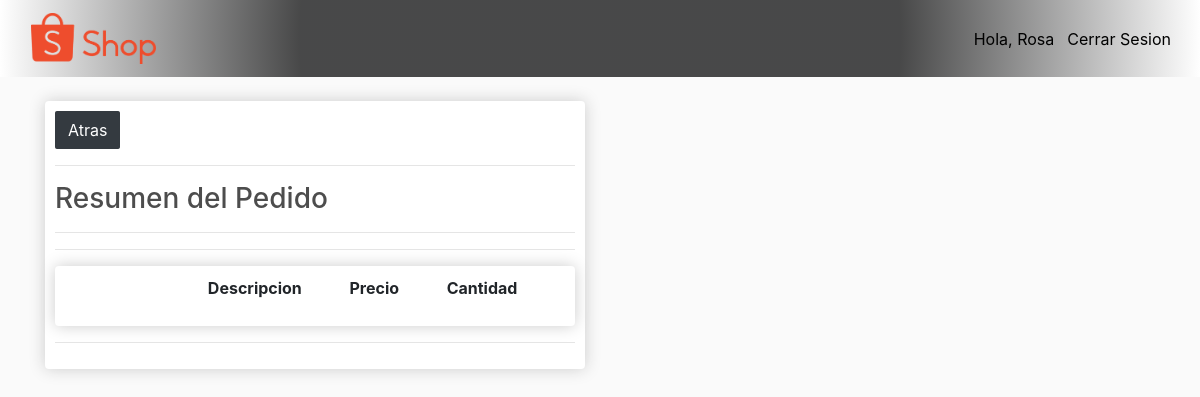
Before: /ware/details/1601247896.992772 (signed in) with the older database file.
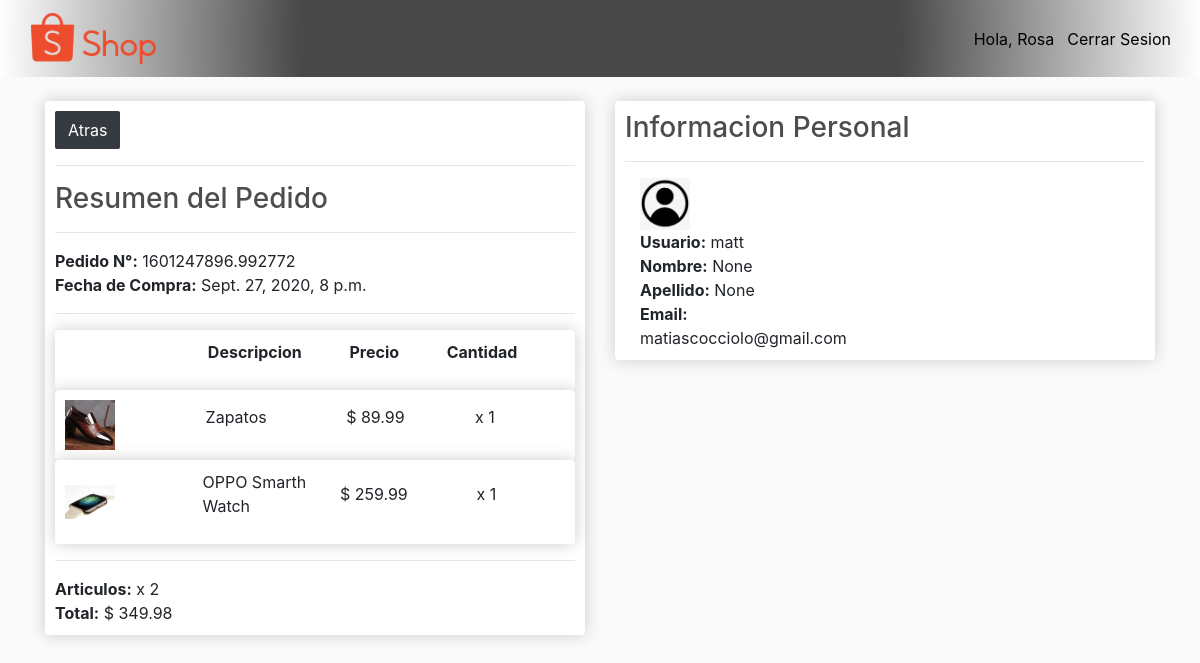
After: the same page with the newer database file.
### store/models.py (models this page shows, shortened)
class Order(models.Model):
    customer = models.ForeignKey(Customer, on_delete=models.SET_NULL, null=True, blank=True)
    date = models.DateTimeField(auto_now_add=True)
    complete = models.BooleanField(default=False)
    transaction_id = models.CharField(max_length=100, null=True)
    processed = models.BooleanField(default=False)
    @property
    def get_cart_total(self):
        orderitems = self.orderitem_set.all()
        total = sum([item.get_total for item in orderitems])
        return total
    @property
    def get_cart_items(self):
        orderitems = self.orderitem_set.all()
        total = sum([item.quantity for item in orderitems])
        return total

class OrderItem(models.Model):
    product = models.ForeignKey(Product, on_delete=models.SET_NULL, null=True)
    order = models.ForeignKey(Order, on_delete=models.SET_NULL, null=True)
    quantity = models.IntegerField(default=0, null=True, blank=True)
    date_added = models.DateTimeField(auto_now_add=True)
    @property
    def get_total(self):
        total = self.product.price * self.quantity
        return total

class Product(models.Model):
    name = models.CharField(max_length=200, null=True)
    price = models.FloatField()
    digital = models.BooleanField(default=False, null=False, blank=False)
    image = models.ImageField(null=True, blank=True)
    description = models.TextField(default=False, null=True, blank=True)
    def __str__(self):
        return self.name

class Customer(models.Model):
    user = models.OneToOneField(User, on_delete=models.CASCADE, null=True, blank=True)
    name = models.CharField(max_length=200, null=True)
    first_name = models.CharField(max_length=200, null=True)
    last_name = models.CharField(max_length=200, null=True)
    email = models.EmailField(max_length=254, null=True)
    profile_picture = models.ImageField(blank=False, default="person-circle.png", null=False)
    date_created = models.DateTimeField(auto_now_add=True, null=True)
    def __str__(self):
        return self.name

### ware/decorators.py (the view)
        def wrapper_func(request, *args, **kwargs):
            group = None
            if request.user.groups.exists():
                group = request.user.groups.all()[0].name
            if group in allowed_roles:
                return view_func(request, *args, **kwargs)
            else:
                return HttpResponse('No Tiene los Privilegios para Acceder a esta Pagina!\nQUE LASTIMA!')

### ware/views.py (called while the page is built)
@login_required(login_url='login')
@allowed_users(allowed_roles=['admin', 'employees', 'customers'])
def details(request, pk_transaction_id):
    order = Order.objects.filter(transaction_id=pk_transaction_id)
    item = OrderItem.objects.filter()
    ship = ShippingAddress.objects.all()
    context = {'orders': order, 'items': item, 'ships': ship}
    return render(request, 'ware/details.html', context)

### ware/templates/ware/details.html (shortened to what this page needs)
{% extends 'ware/main_ware.html' %}
{% load static %}
{% block content %}
<div class="row">
	<div class="col-lg-6">
		<div class="box-element">
			<a class="btn btn-dark" href="{% url 'processed_orders'%}">Atras</a>
			<hr>
			<h3>Resumen del Pedido</h3>
			<hr>
			{% for order in orders%}
			<strong>Pedido N°:</strong> {{order.transaction_id}}
			<br>
			<strong>Fecha de Compra:</strong> {{order.date}}
			<br>
			{% endfor %}
			<hr>
			<div class="cart-row">
				<div class="art-order">
					<div class="description-order">
						<div style="flex:4;  "><strong><p>Descripcion</p></strong></div>
					</div>
					<div class="price-order">
						<div style="flex:2;display:flex; "><strong><p>Precio</p></strong></div>
					</div>
					<div class="quantity-order">
						<div style="flex:1; display:flex;"><strong><p>Cantidad</p></strong></div>
					</div>
				</div>
				{% for order in orders %}
				{% for item in items %}
				{% if order.transaction_id == item.order.transaction_id%}
				<div class="art-order">
					<div style="flex:2"><img class="row-image-order" src={{item.product.image.url}}></div>
					<div style="flex:2"><p>{{item.product}}</p></div>
					<div class="price-order">
						<div style="flex:1"><p>$ {{item.product.price|floatformat:2}}</p></div>
					</div>
					<div class="quantity-order">
						<div style="flex:1"><p>x {{item.quantity}}</p></div>
					</div>
				</div>
				{% endif %}
				{% endfor %}
				{% endfor %}
				<hr>
				{% for order in orders %}
				<strong>Articulos:</strong> x {{order.get_cart_items}}
				<br>
				<strong>Total:</strong> $ {{order.get_cart_total|floatformat:2}}
				{% endfor %}
			</div>
		</div>
	</div>
	{% for order in orders%}
	<div class="col-lg-6">
		<div class="box-element" id="form-wrapper">
			<div id="user-info">
				<h3>Informacion Personal</h3>
				<hr>
				<div class="col-lg-6">
					<img class="row-image-order" src={{order.customer.profile_picture.url}}>
				</div>
				<div class="col-lg-6">
					<strong>Usuario:</strong> {{order.customer}}
					<br>
					<strong>Nombre:</strong> {{order.customer.first_name}}
					<br>
					<strong>Apellido:</strong> {{order.customer.last_name}}
					<br>
					<strong>Email:</strong> {{order.customer.email}}
				</div>
			</div>
			{% endfor %}
</div>
{% endblock content %}

### ware/templates/ware/main_ware.html (shortened to what this page needs)
<!DOCTYPE html>
{% load static %}
<html>
<head>
	<link href="https://stackpath.bootstrapcdn.com/bootstrap/4.5.0/css/bootstrap.min.css"
 rel="stylesheet">
	<link href="{% static 'css/main_ware.css' %}" rel="stylesheet" type="text/css">
</head>
<body>
<nav class="navbar navbar-expand-lg navbar-light bg-light" id="nav">
	<div>
		<a class="navbar-brand" href="{% url 'store' %}">
			<img id="home" src="{% static 'images/shop.png' %}">
		</a>
	</div>
	<div class="collapse navbar-collapse" id="navbarSupportedContent">
		<div class="form-inline my-2 my-lg-0">
			<span class="hello-msg" id="hello-user">Hola, {{request.user}}</span>
			<a href="{% url 'logout' %}">
				<button class="btn btn-link" id="close-session" type="button">Cerrar Sesion</button>
			</a>
		</div>
	</div>
</nav>
<div class="container"><br>
	{% block content %}
	{% endblock content %}
</div>
</body>
</html>

### static/css/main_ware.css (style rules this page uses)
body { background-color: hsl(0, 0%, 98%); }
h1,h2,h3,h4,h5,h6 { color:hsl(0, 0%, 30%); }
.box-element { box-shadow:hsl(0, 0%, 80%) 0 0 16px; background-color: #fff; border-radius: 4px; padding: 10px; }
.bg-light { background: radial-gradient(circle, rgba(0,0,0,0.7091211484593838) 50%, rgba(255,255,255,1) 100%); }
.btn { border-radius: 0.1em/0.1em; }
.btn-link, .btn-link:hover, .hello-msg { font-size: 16px; color:black; }
#home { width:125px; display: inline-block; margin-left: 15px; }
.art-order { display:flex; box-shadow:hsl(0, 0%, 80%) 0 0 16px; background-color: #fff; border-radius: 4px; padding: 10px; flex-direction: row; flex-grow:1; flex-wrap: wrap; align-items: center; }
.row-image-order { width: 50px; }
.description-order { flex-grow:1; }
.price-order { flex-grow:1; }
.quantity-order { flex-grow:1; }

Changed rows visible on the page:
added Order: transaction_id "1601247896.992772", date "Sept. 27, 2020, 8 p.m.", get_cart_items "2", get_cart_total "349.98", customer.profile_picture (picture), customer "matt", customer.first_name "None", customer.last_name "None", customer.email "matiascocciolo@gmail.com"
added OrderItem: product.image (picture), product "Zapatos", product.price "89.99", quantity "1"
added OrderItem: product.image (picture), product "OPPO Smarth Watch", product.price "259.99", quantity "1"
